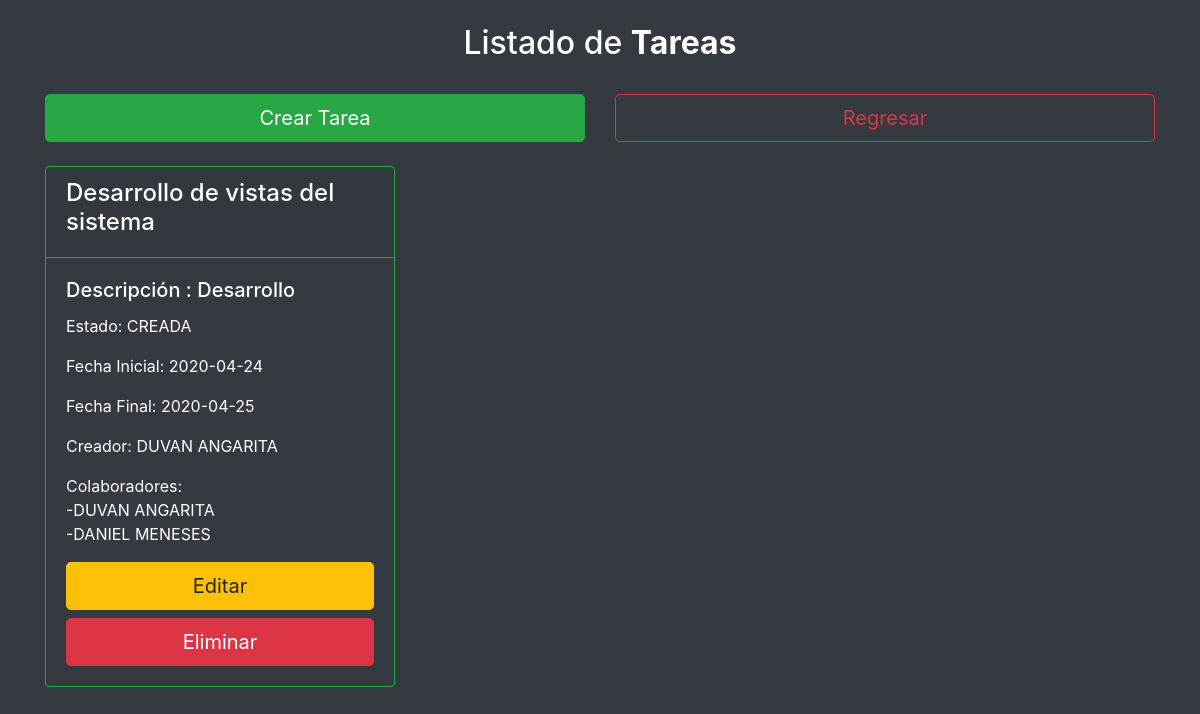
The app's page /?c=task (signed in) with its own data.
### tables this page shows
CREATE TABLE `task` (
  `id` int(11) NOT NULL,
  `name` varchar(200) NOT NULL,
  `description` varchar(25) NOT NULL,
  `state` int(1) NOT NULL,
  `init_date` date NOT NULL,
  `finish_date` date NOT NULL,
  `person_id` int(11) NOT NULL
);

CREATE TABLE `person` (
  `id` int(11) NOT NULL,
  `name` varchar(200) NOT NULL,
  `identification` varchar(25) NOT NULL,
  `email` varchar(250) NOT NULL,
  `phone` varchar(20) NOT NULL
);

### controllers/task.controller.php (called while the page is built, shortened)
<?php
require_once './models/task_model.php';
class TaskController
{
    private $model;
    public function __construct()
    {
       $this->model = new task_model();
    }
    public function index()
    {
        $tasks = $this->model->list();
        $tamanio = count($tasks);
        for ($x=0;$x<$tamanio; $x++){
            $coworkers = $this->model->getCoworkers($tasks[$x][0]);
            array_push ( $tasks[$x] , $coworkers );
        }
        require_once "./views/layout/header.php";
        require_once "./views/task/index.php";
        require_once "./views/layout/footer.php";
    }
}
?>

### config/Connection.php (called while the page is built, shortened)
<?php
class Connection
{
    private $Connection;
    public function __construct()
    {
        $this->Server = "localhost";
        $this->User = "root";
        $this->Password = "";
        $this->Database = "taskmanager";
        $this->Connection = new mysqli($this->Server, $this->User, $this->Password, $this->Database);
    }
    public function ExecSelect($sql)
    {
        try
        {
            $container = $this->Connection->Query($sql);
            return $container->fetch_all();
        }
        catch (\Throwable $th)
        {
            return null;
        }
    }
}
?>

### models/task_model.php (called while the page is built, shortened)
<?php
class task_model
{
    public $db;
    function __construct()
    {
        $this->db = new Connection();
    }
    public function getCoworkers($id)
    {
        $sql = "SELECT p.id,p.name FROM taskXperson txp, person p WHERE txp.task_id  = $id and txp.person_id=p.id";
        return $this->db->ExecSelect($sql);
    }
    public function list()
    {
        $sql = "SELECT t.id,t.name,t.description,t.state,t.init_date,t.finish_date,t.person_id,p.name FROM task t, user u, person p WHERE u.person_id=p.id and t.person_id=u.person_id";
        return $this->db->ExecSelect($sql);
    }
}
?>

### views/task/index.php (the view, shortened to what this page needs)
<div class="row">
    <div class="col-md-12">
        <br>
            <div class="col-sm-12 text-center"><h2 class="text-white">Listado de <b>Tareas</b></h2></div>
        <br>
        <div class="row">
        <div class="col-sm-6 text-center"><a href='?c=task&a=insert' class='btn btn-success btn-lg btn-block'>Crear Tarea</a></div>
        <br>
        <div class="col-sm-6 text-center"><a href='?c=home' class='btn btn-outline-danger btn-lg btn-block'>Regresar</a></div>
        </div>
        <br>
        <div class="row" id="divTareas">
        <?php
            if(isset($tasks)){
            foreach ($tasks as $task) : ?>
                <div class='col-md-4'>
                    <div class='card  bg-dark text-white border-success'>
                        <div class='card-header border-success'>
                            <h4><?= $task[1] ?></h4>
                        </div>
                        <div class='card-body'>
                            <h5 class='card-title'>Descripción : <?= $task[2]?></h5>
                            <p class='card-text'>Estado:
                            <?php
                                if($task[3]=='1'){
                                    echo 'CREADA';
                                }else if($task[3]=='2'){
                                    echo 'EN EJECUCIÓN';
                                }else{
                                    echo 'FINALIZADA';
                                }
                            ?>
                            </p>
                            <p class='card-text'>Fecha Inicial: <?= $task[4]?></p>
                            <p class='card-text'>Fecha Final: <?= $task[5]?></p>
                            <p class='card-text'>Creador: <?=strtoupper($task[7])?></p>
                            <p class='card-text'>Colaboradores:
                            <?php
                            if(count($task[8])>0){
                                foreach ($task[8] as $coworkers) :
                                    echo '<br>-'.strtoupper($coworkers[1]);
                                    endforeach;
                            }else{
                                echo 'No tiene colaboradores';
                            }
                            ?>
                            </p>
                            <a href='?c=task&a=edit&id=<?= $task[0]?>' class='btn btn-warning btn-lg btn-block'>Editar</a>
                            <a href='?c=task&a=delete&id=<?= $task[0]?>' class='btn btn-danger btn-lg btn-block'>Eliminar</a>
                        </div>
                    </div>
                </div>
            <?php endforeach;
            }
            ?>
        </div>
    </div>
</div>

### records on screen
task: name "Desarrollo de vistas del sistema", description "Desarrollo", state "CREADA", init_date "2020-04-24", finish_date "2020-04-25", person.name "DUVAN ANGARITA"
person: name "DUVAN ANGARITA"
person: name "DANIEL MENESES"
